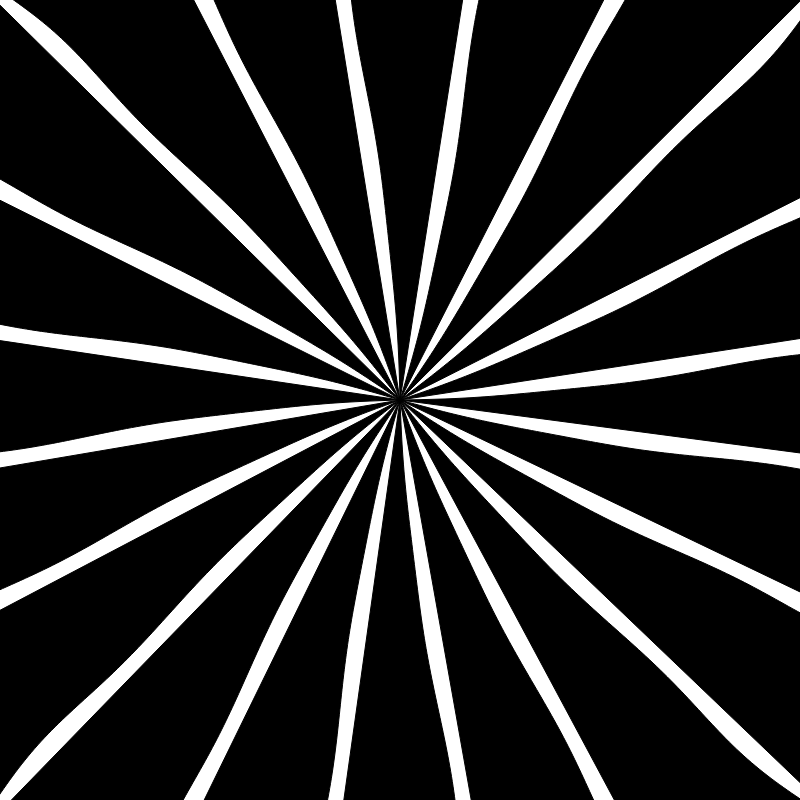
Frame 1 (no input)
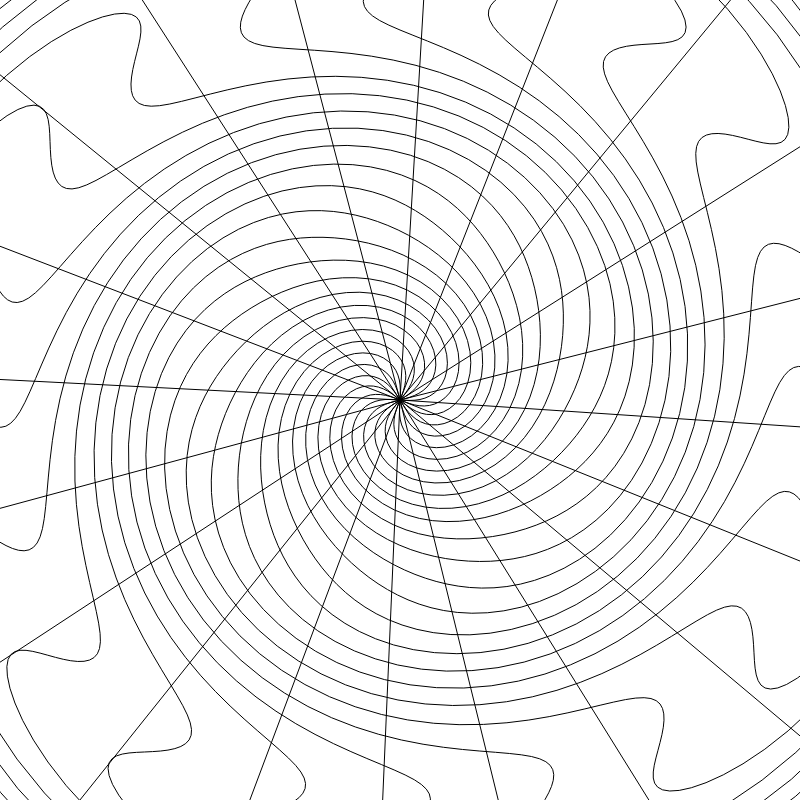
Frame 60 (no input)
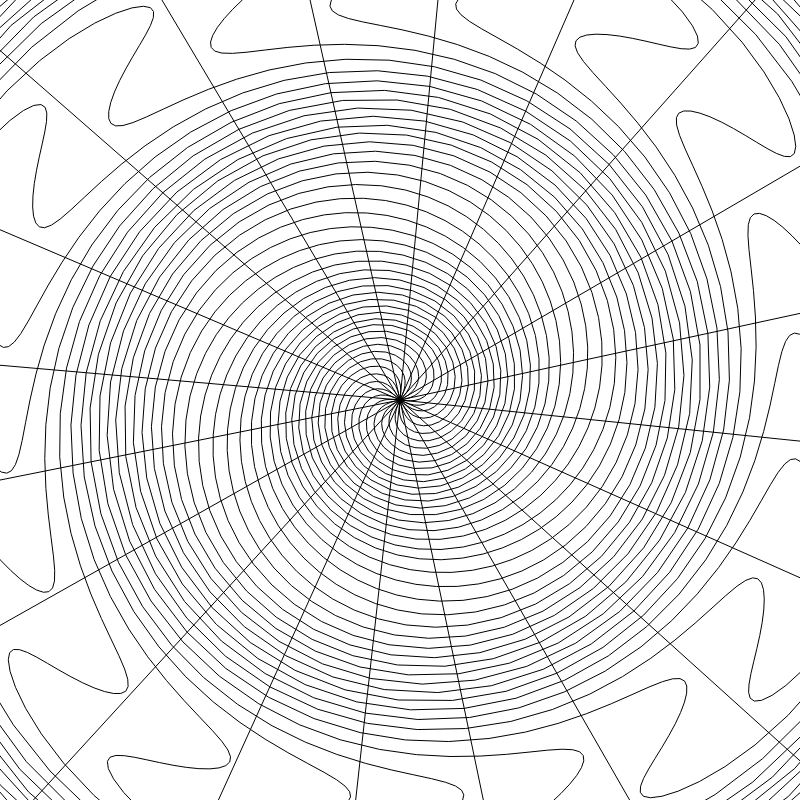
Frame 120 (the mouse pressed at the canvas centre since frame 60)

The p5.js sketch that drew these frames (run headless with seeded random() and noise() and a simulated clock; from frame 60 on, the mouse is pressed at the canvas centre):

// p5.js sketch
// ── sketch.js
var speed = 0.4
var spacing = 5

function setup() {
  createCanvas(800, 800);
  frameRate(100)
}

function draw() {
  beginShape()
  let t = frameCount*speed
  background(random(0));
  for(let c = 0; c < TWO_PI; c+=TWO_PI/d){
    for(let r = 0; r<width; r+=spacing){
      fill(map(r,0,width,0,500))
      d = map(r,0,width,4,20)
      let mT = t*noise(r/1000)
      
      vertex(r*cos(mT + c)+width/2,r*sin(mT+c)+height/2)
    }
  }
  
  endShape(CLOSE)
}

// fill(random(0,255),random(0,255),random(150,255))
